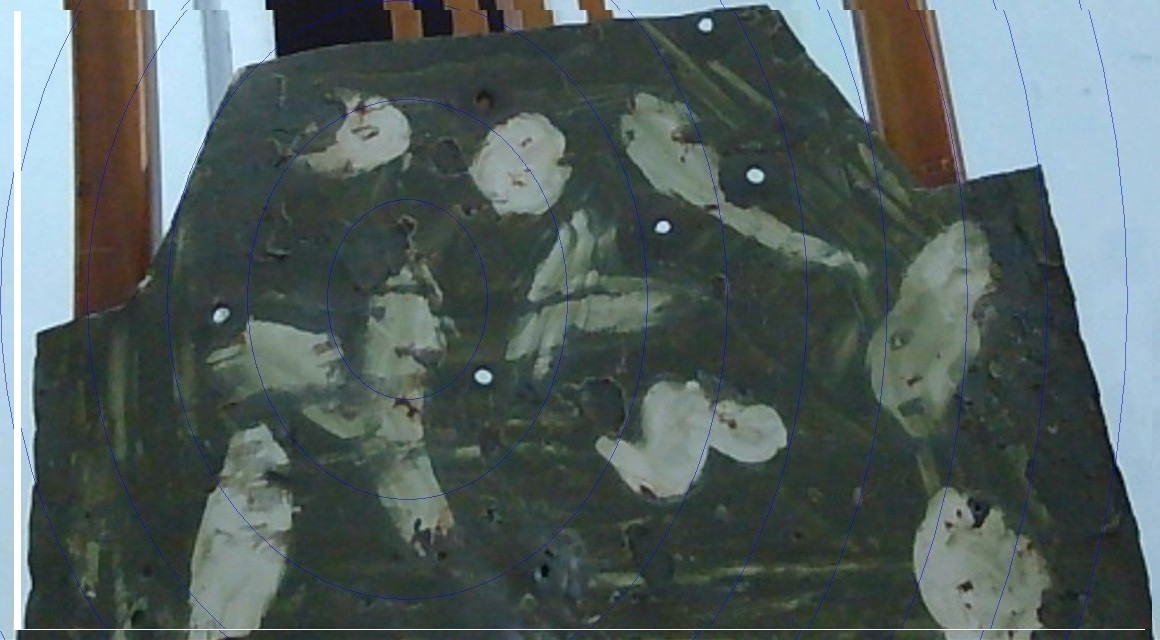
#> input picture test-1-2.jpg, 1160 x 640 px, given in place of the camera
$ python object_detection.py
#> lines starting #> are read from the running program, lines starting #| are printed output that depends on the picture; after the words box and inside, x2 and y2 are one past the last pixel; in counts of white or black regions, pixels touching at a corner belong together
### camera.py
import cv2
import os
import logging
from threading import Lock
import tkinter as tk
from tkinter import ttk, messagebox
import threading
from PIL import Image, ImageTk


cameras = {}
targets = []
class Camera:
    def __init__(self, camera_id, lane=None, target=None):
        self.camera_id = camera_id
        self.lane = lane
        self.target = target
        self.cap = None
        self.lock = Lock() # To ensure thread safety when accessing the camera
        self.is_active = True

    def activate(self):
        self.is_active = True
        print(f"Camera {self.camera_id} activated")

    def deactivate(self):
        self.is_active = False
        print(f"Camera {self.camera_id} deactivated due to connection loss")

    def capture_image(self, turn):
        #if not self.is_active:
        #    print(f"Camera {self.camera_id} bệ số {self.lane} mục tiêu {self.target} mất kết nổi, hãy kiểm tra lại và bấm quét camera")
#> called with turn = 121
        with self.lock:  # Ensuring only one thread can access the camera at a time
            try:
                self.cap = cv2.VideoCapture(self.camera_id, cv2.CAP_DSHOW)
                if not self.cap.isOpened():
                    raise RuntimeError(f"Failed to open camera {self.camera_id}")

                logging.info(f"Camera {self.camera_id} initialized successfully.")
                self.cap.set(cv2.CAP_PROP_FRAME_WIDTH, 1920)
                self.cap.set(cv2.CAP_PROP_FRAME_HEIGHT, 1080)

                # Wait a bit to ensure the camera stabilizes
                cv2.waitKey(2000)
                ret, frame = self.cap.read()
#> frame is the input picture: shape (640, 1160, 3); mean B, G, R 95.4, 96.7, 84.3
                if not ret:
                    raise RuntimeError("Failed to capture frame")

                # Save and display image
                self.save_image(frame, turn)
                return frame
            except Exception as e:
                logging.error(f"Error capturing image from camera {self.camera_id}: {e}")
                return None
            finally:
                if self.cap:
                    self.release()

    def save_image(self, frame, turn):
        path = f"./HinhAnh/DaiBan{self.lane}/"
        if not os.path.exists(path):
            os.makedirs(path)

        image_path = f"{path}{self.target}-{self.lane}-{turn}.jpg"
        try:
            cv2.imwrite(image_path, frame)
            logging.info(f"Image saved to {image_path}")
        except Exception as e:
            logging.error(f"Error saving image: {e}")

    def release(self):
        if self.cap:
            print("released")
            self.cap.release()
            logging.info(f"Released camera {self.camera_id}")
        else:
            print("cant release")
        cv2.destroyAllWindows()

    def set_lane(self, lane):
        self.lane = lane

    def set_target(self, target):
        self.target = target

    def get_lane(self):
        return self.lane

    def get_target(self):
        return self.target


# Function to create and store the Camera object based on user input
# [129 lines left out: functions create_camera_object, show_mini_image, open_variable_editor, view_camera, view_all_camera, parallel_capture, not called in this run]

### object_detection.py
import cv2
import numpy as np
import camera

def preprocess_image(image):
    """
    Preprocess the image to handle lighting variations (strong lighting, overexposure).

    Args:
        image (np.array): The input image.

    Returns:
        (np.array): The preprocessed image.
    """
    # Convert to grayscale
    gray = cv2.cvtColor(image, cv2.COLOR_BGR2GRAY)

    # Normalize the image to adjust for lighting conditions
    # Normalize pixel values to 0-255 range
    gray = cv2.normalize(gray, None, 0, 255, cv2.NORM_MINMAX)

    # Apply histogram equalization for better contrast
    gray = cv2.equalizeHist(gray)
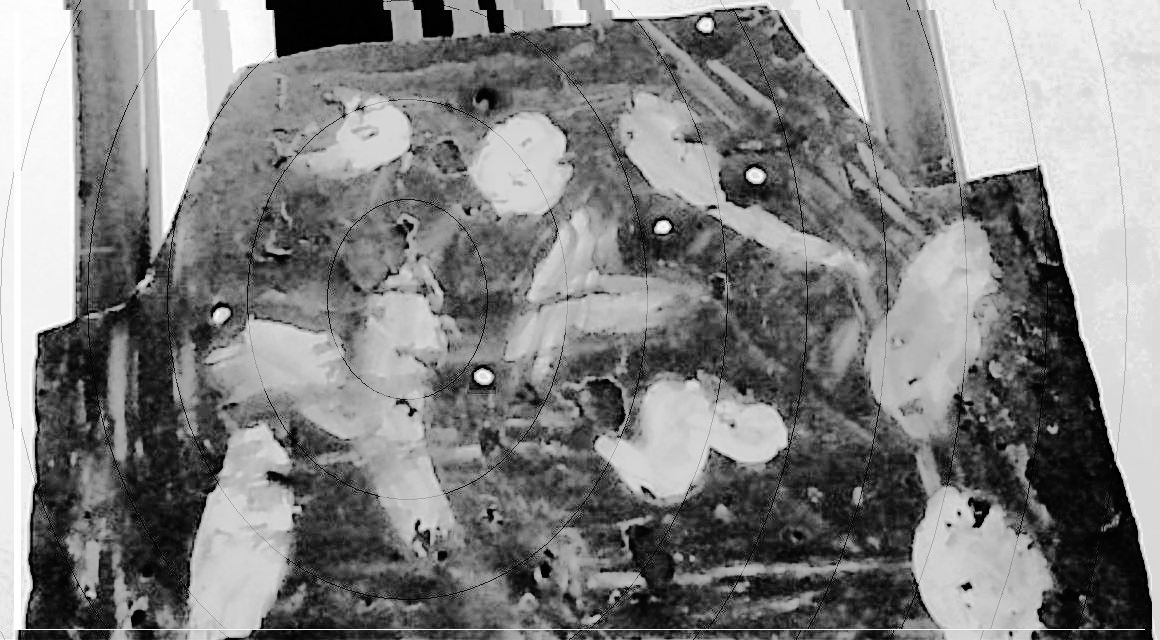
#> gray: shape (640, 1160); min 0, max 255, mean 129.4

    return gray

def detect_target(image):
    """
    Detects an object (e.g., a shooting target) in the image using contour detection.

    Args:
        image (np.array): The input image.

    Returns:
        (np.array): The cropped region around the detected target.
    """
    # Step 1: Preprocess the image to handle lighting and contrast
    gray = preprocess_image(image)

    # Step 2: Apply GaussianBlur to reduce noise and improve edge detection
    blurred = cv2.GaussianBlur(gray, (3, 3), 0) # 5 5

   #clahe = cv2.createCLAHE(clipLimit=2.0, tileGridSize=(8, 8))
    # Apply CLAHE to the image
    #clahe_image = clahe.apply(gray_blurred)
    # Adaptive thresholding to account for varying lighting conditions
    thresh_adaptive = cv2.adaptiveThreshold(
        blurred,
        255,
        cv2.ADAPTIVE_THRESH_GAUSSIAN_C,
        cv2.THRESH_BINARY,
        11,
        2
    )
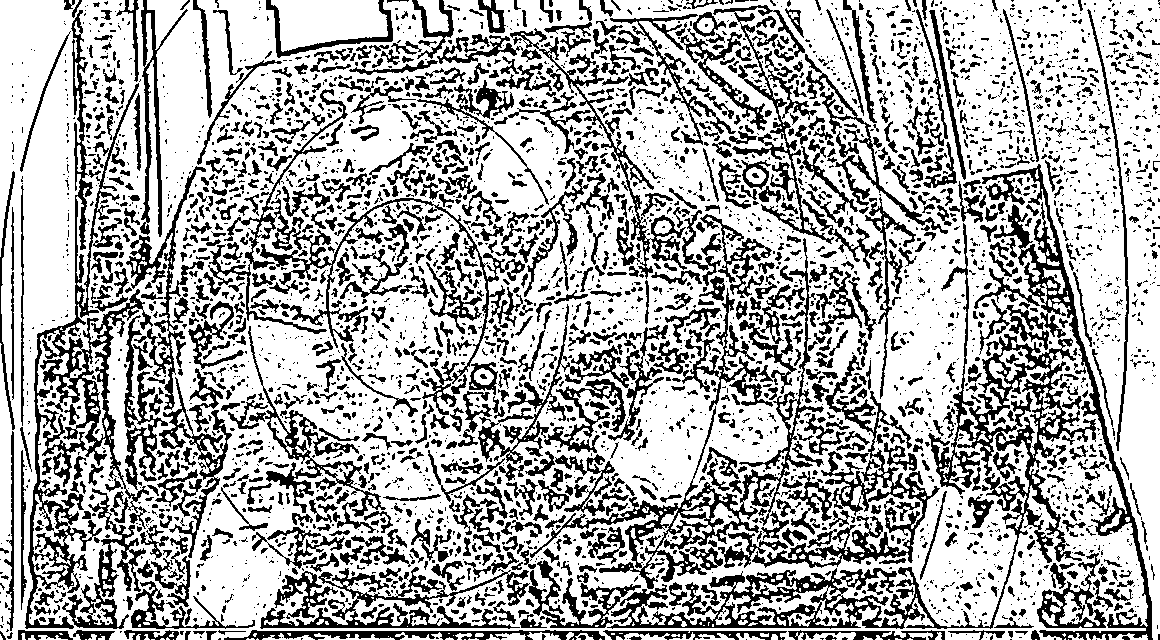
#> thresh_adaptive: shape (640, 1160); 68.6% white; 4042 black regions (2788 under 20 px), largest, box (x1, y1, x2, y2) and area: (607, 223, 1096, 629) 17046, (25, 10, 153, 629) 12640, (974, 164, 1153, 640) 7193

    ret, otsu_thresh = cv2.threshold(thresh_adaptive, 0, 255, cv2.THRESH_BINARY + cv2.THRESH_OTSU)
#> ret = 0

    # Edge detection with dynamic thresholds
    median_intensity = np.median(blurred)
#> median_intensity = 127
    lower_thresh = max(0, median_intensity - 150)
#> lower_thresh = 0
    upper_thresh = min(255, median_intensity + 150)
#> upper_thresh = 255
    edges = cv2.Canny(otsu_thresh, threshold1=lower_thresh, threshold2=upper_thresh) # 150 150
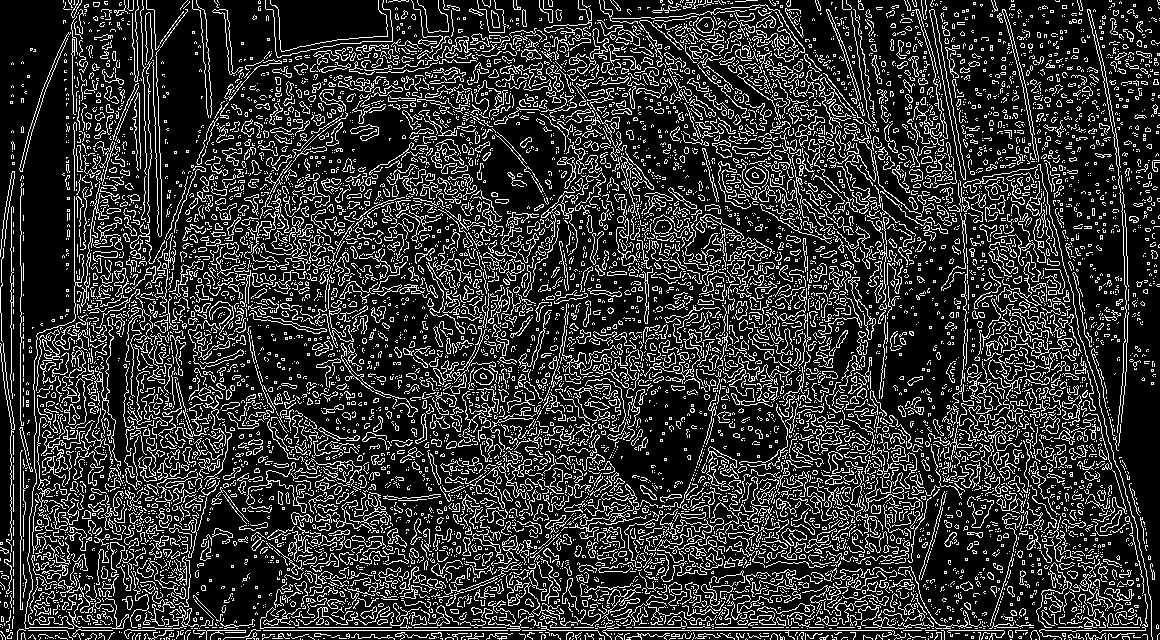
#> edges: shape (640, 1160); 19.8% white in thin lines or dots

    kernel = np.ones((3, 3), np.uint8)  # A 3x3 kernel for dilation and erosion
    dilated_edges = cv2.dilate(edges, kernel, iterations=1)  # Dilate to join edges
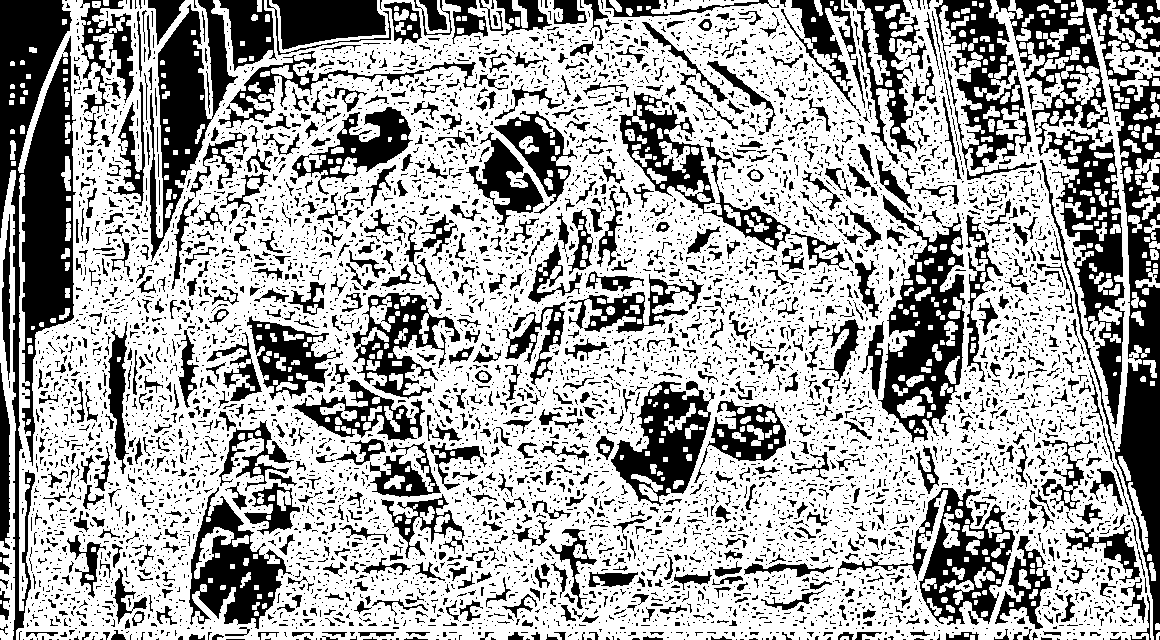
#> dilated_edges: shape (640, 1160); 65.2% white; 6921 black regions (5871 under 20 px), largest, box (x1, y1, x2, y2) and area: (0, 0, 76, 640) 21533, (996, 0, 1160, 640) 21018, (878, 195, 965, 443) 9202
    linked_edges = cv2.erode(dilated_edges, kernel, iterations=1)  # Erode to reduce noise
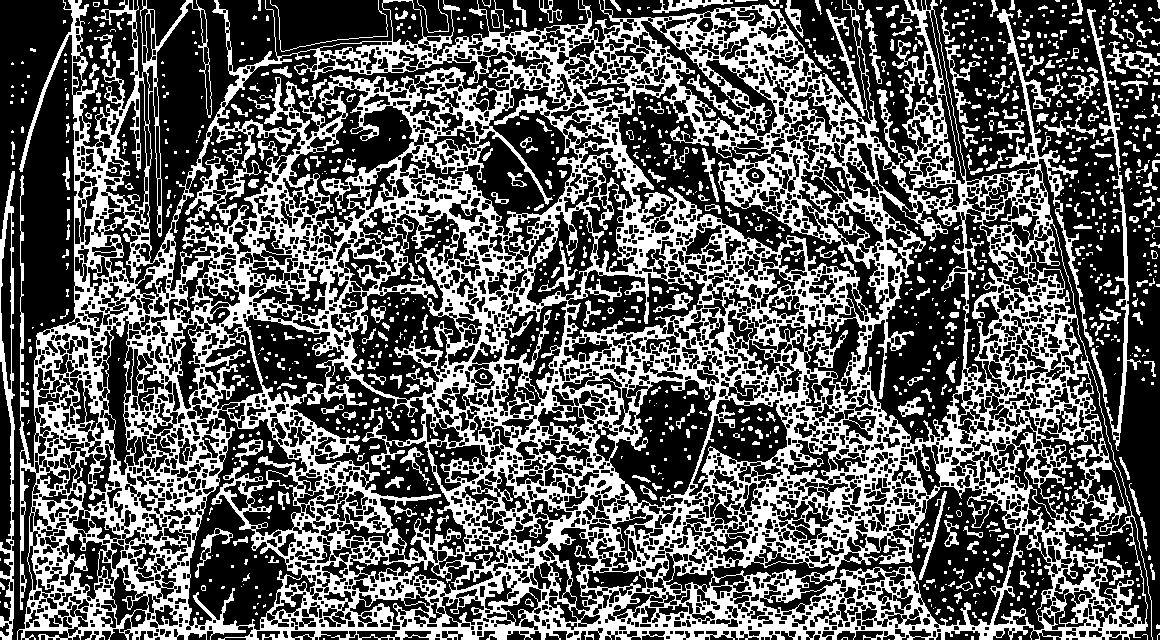
#> linked_edges: shape (640, 1160); 37.1% white; 1076 white regions (710 under 20 px)

    # Step 4: Find contours in the edge-detected image
    contours, _ = cv2.findContours(linked_edges, cv2.RETR_EXTERNAL, cv2.CHAIN_APPROX_SIMPLE)
#> contours = 463 contours, 359 with area under 20; largest, box (x1, y1, x2, y2) and area: (17, 0, 1153, 640) 593819, (0, 171, 15, 640) 2987, (1087, 9, 1141, 451) 1704, (1106, 41, 1160, 78) 593, (945, 45, 980, 123) 438

    if not contours:
        return None, None, None

    # Step 5: Find the largest contour (assuming it's the target)
    target_contour = max(contours, key=cv2.contourArea)
#> target_contour = contour of 5048 points, box (x1, y1, x2, y2) (17, 0, 1153, 640), area 593819

    # Step 6: Get the bounding box for the contour
    x, y, w, h = cv2.boundingRect(target_contour)
#> x = 17; y = 0; w = 1136; h = 640

    # Step 7: Create a mask for the detected target (use the bounding box)
    mask = np.zeros_like(image)
    cv2.drawContours(mask, [target_contour], -1, (255, 255, 255), -1)
#> mask: shape (640, 1160, 3); 80.8% white; 83 black regions (29 under 20 px), largest, box (x1, y1, x2, y2) and area: (933, 0, 1160, 640) 61717, (0, 0, 77, 640) 31832, (605, 0, 938, 190) 14034

    # Step 8: Apply the mask to the image (keep the target, remove background)
    target = cv2.bitwise_and(image, mask)

    # Step 9: Crop the region around the detected target
    cropped_image = image[y:y+h, x:x+w]  # Crop using the bounding box coordinates

    return cropped_image, target, mask

def zoom_in(image, zoom_factor=1.5):
    """
    Zooms in on the center of the image by the given zoom factor.

    Args:
        image (np.array): The input image.
        zoom_factor (float): Factor by which to zoom in. (e.g., 1.5 means 50% zoom-in).

    Returns:
        np.array: Zoomed-in image.
    """
#> called with zoom_factor = 1
    # Get the dimensions of the image
    height, width = image.shape[:2]
#> height = 640; width = 1136

    # Calculate the new dimensions for zoom
    new_width = int(width * zoom_factor)
#> new_width = 1136
    new_height = int(height * zoom_factor)
#> new_height = 640

    # Resize the image to the new dimensions
    zoomed_image = cv2.resize(image, (new_width, new_height), interpolation=cv2.INTER_LINEAR)

    # Crop the center region of the zoomed image
    x_start = (new_width - width) // 2
#> x_start = 0
    y_start = (new_height - height) // 2
#> y_start = 0
    zoomed_in = zoomed_image[y_start:y_start+height, x_start:x_start+width]

    return zoomed_in

def remove_background(image):
    # Step 1: Detect the target (e.g., shooting target)
    try:
        cropped_target, target_masked, target_mask = detect_target(image)
    except:
        cropped_target = image

    if cropped_target is not None:
        # Step 2: Zoom in on the detected target
        zoomed_target = zoom_in(cropped_target, zoom_factor=1)

        # Step 3: Resize the target mask to match the size of the zoomed-in target
        target_mask_resized = cv2.resize(target_mask, (zoomed_target.shape[1], zoomed_target.shape[0]), interpolation=cv2.INTER_NEAREST)
        target_mask_inverted = cv2.bitwise_not(target_mask_resized)

        # Step 4: Remove background (by using the resized target mask)
        background_removed = cv2.bitwise_and(image, target_mask)
        cv2.imshow("remove bg", background_removed)
        cv2.waitKey(0)
        cv2.destroyAllWindows()
    return background_removed


if __name__ == "__main__":
    # Load the input image
    #image_path = './HinhAnh/DaiBan1/BiaSo4-1-10.jpg'  # Replace with the path to your image
    #image = cv2.imread(image_path)
    cam = camera.Camera(1, "BiaTest", 1)
    image = cam.capture_image(121)

    # Step 1: Detect the target (e.g., shooting target)
    try:
        cropped_target, target_masked, target_mask = detect_target(image)
    except:
        cropped_target = image

    if cropped_target is not None:
        # Step 2: Zoom in on the detected target
        zoomed_target = zoom_in(cropped_target, zoom_factor=1)

        # Step 3: Resize the target mask to match the size of the zoomed-in target
        target_mask_resized = cv2.resize(target_mask, (zoomed_target.shape[1], zoomed_target.shape[0]), interpolation=cv2.INTER_NEAREST)
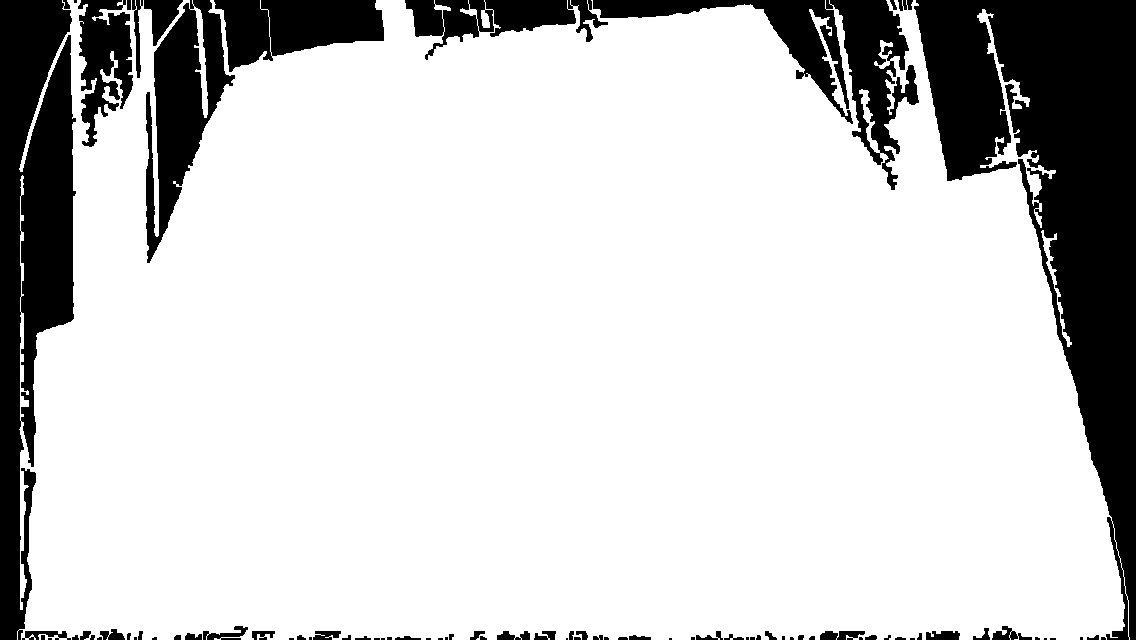
#> target_mask_resized: shape (640, 1136, 3); 80.8% white; 83 black regions (29 under 20 px), largest, box (x1, y1, x2, y2) and area: (914, 0, 1136, 640) 60067, (0, 0, 76, 640) 31512, (593, 0, 919, 190) 13755
        target_mask_inverted = cv2.bitwise_not(target_mask_resized)

        # Step 4: Remove background (by using the resized target mask)
        background_removed = cv2.bitwise_and(image, target_mask)

        # Show the results
        cv2.imshow('Zoomed Target', background_removed)
        # cv2.imshow('Background Removed', background_removed)
        cv2.waitKey(0)
        cv2.destroyAllWindows()
    else:
        print("Target not detected.")
